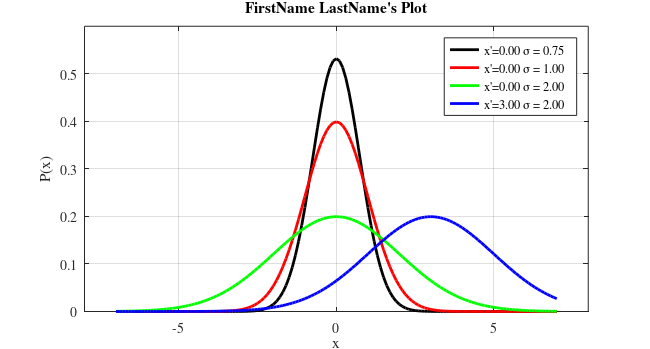
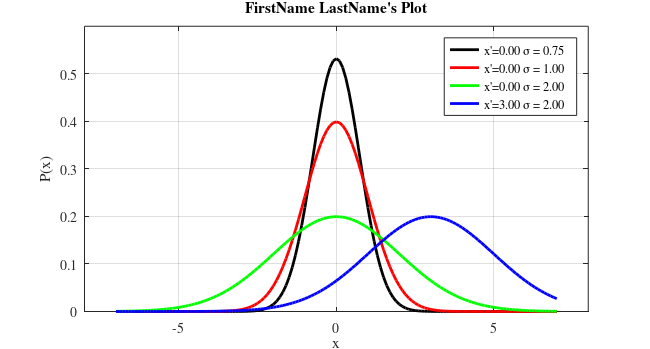

Source code (MATLAB) for these figures, in order:
% This script file creates a plot for the part-03 of the experiment - 01

% Date: August 05, 2019
% Dr. Vibhav Durgesh
% Rev - 0.0
% Rev - 1.0 Modify for FA-2020
%----END-----------------------------
clear all
close all
clc

%% Setting up the values of mean and std for normal distribution function
xpri = [0.0 0.0 0.0 3.0]; % Setting the true mean values
sigma = [0.75 1.00 2.0 2.0]; % Setting standard deviation values
%% Setting x-value range
x = (-7:0.1:7); % Generating points between -7 and 7 with interval of 0.1

%% Generating data for normal distribution function
for i = 1:4
    p(:,i) = (1/(sigma(i)*sqrt(2*pi))) .* exp(-0.5*((x-xpri(i))/sigma(i)).^2);
end
y = squeeze(p(:,1));
%% Generating figure with specific size
figure(1)
set(gcf,'unit','inches','position',[0.50 0.50, 6.50 3.50],...
    'defaultaxesfontsize',10,'defaultaxesfontname','times');
%% Plotting data with different color lines
plot(x,p(:,1),'k-','linewidth',2);hold on
plot(x,p(:,2),'r-','linewidth',2);
plot(x,p(:,3),'g-','linewidth',2);
plot(x,p(:,4),'b-','linewidth',2);

%% Setting xlabel and x-limit and y-limit
xlabel('x')
ylabel('P(x)')
ylim([0 0.6])
xlim([-8 8])
grid on

%% Setting legend and title
legend('x''=0.00 \sigma = 0.75','x''=0.00 \sigma = 1.00','x''=0.00 \sigma = 2.00','x''=3.00 \sigma = 2.00','location','Northeast')
title('FirstName LastName''s Plot')

%% Saving the files in png and pdf format
figName = ('../Figures/FirstName_LastName_ExptNo01_PartC');
set(gcf,'PaperPositionMode','auto')
print(figName,'-dpng','-r600')
set(gcf,'PaperUnits','inches','Units','inches');
figpos = get(gcf, 'Position');
set(gcf, 'PaperSize', figpos(3:4),'Units','inches');
print(figName,'-dpdf','-r600') 
